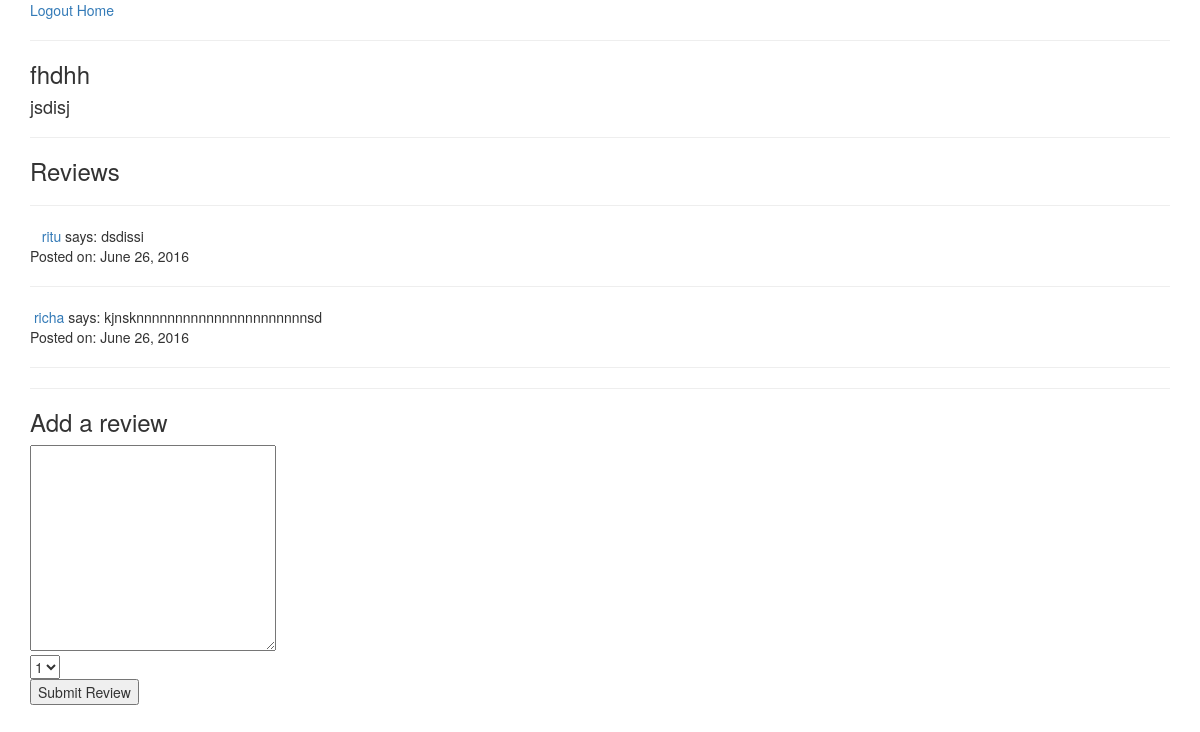
The app's page /books/13/ with its own data.
### apps/bookreview/models.py (models this page shows)
class Book(models.Model):
	title = models.TextField(blank=False, max_length=20, null=True)
	author = models.TextField(blank=False, max_length=20,null=True)
	created_at = models.DateField(null=True)
	updated_at = models.DateField(null=True)
	class Meta:
		db_table = 'book'

class Review(models.Model):
	review = models.TextField(blank=False, max_length=250, null=True)
	user = models.ForeignKey(User, related_name="user")
	book = models.ForeignKey(Book, related_name="book")
	rating = models.IntegerField(blank=False, null=True)
	created_at = models.DateField(null=True)
	updated_at = models.DateField(null=True)
	class Meta:
		db_table = 'review'

class User(models.Model):
	first_name = models.TextField(blank=False, max_length=20, null=True)
	last_name = models.TextField(blank=False, max_length=20,null=True)
	email = models.TextField(blank=False, max_length=20,null=True)
	description = models.TextField(blank=False, max_length=500,null=True)
	password = models.TextField(blank=False, max_length=20,null=True)
	created_at = models.DateField(null=True)
	updated_at = models.DateField(null=True)
	class Meta:
		db_table = 'user'

### apps/bookreview/views.py (the view)
# urls.py: url(r'^books/(?P<book_id>\d+)/$', views.show_book, name="show_book"),
def show_book(request, book_id):
	book = Book.objects.get(id=book_id)
	reviews = Review.objects.all().filter(book=book)
	context = {
	'book': book,
	'reviews': reviews
	}
	return render(request, 'bookreview/show.html', context)

### apps/bookreview/templates/bookreview/show.html (shortened to what this page needs)
<!DOCTYPE html>
<html>
<head>
	<link rel="stylesheet" href="https://maxcdn.bootstrapcdn.com/bootstrap/3.3.5/css/bootstrap.min.css">
</head>
<body>
<div class="container">
<a href="/logout">Logout</a>
<a href="/dashboard">Home</a>
<hr>
	<h3>{{book.title}}</h3>
	<h4>{{book.author}}</h4>
<hr>
<h3>Reviews</h3>
<hr>
{%for review in reviews %}
	<a href="/users/{{review.user.id}}">{{review.user.first_name}}</a> says: {{review.review}}
	<br>
	Posted on: {{review.created_at}}
	<hr>
	{%endfor%}
	<hr>
	<h3>Add a review</h3>
	<form action="/review_add/{{book.id}}/" method="post">
		<textarea name="review" id="" cols="30" rows="10" required></textarea>
		<br>
		<select name="rating" id="" required>
			<option value="1">1</option>
		</select>
		<br>
		<input type="submit" value="Submit Review">
	</form>
</div>
</body>
</html>

### records on screen
Book: title "fhdhh", author "jsdisj"
Review: user.first_name "ritu", review "dsdissi", created_at "June 26, 2016"
Review: user.first_name "richa", review "kjnsknnnnnnnnnnnnnnnnnnnnnnsd", created_at "June 26, 2016"
